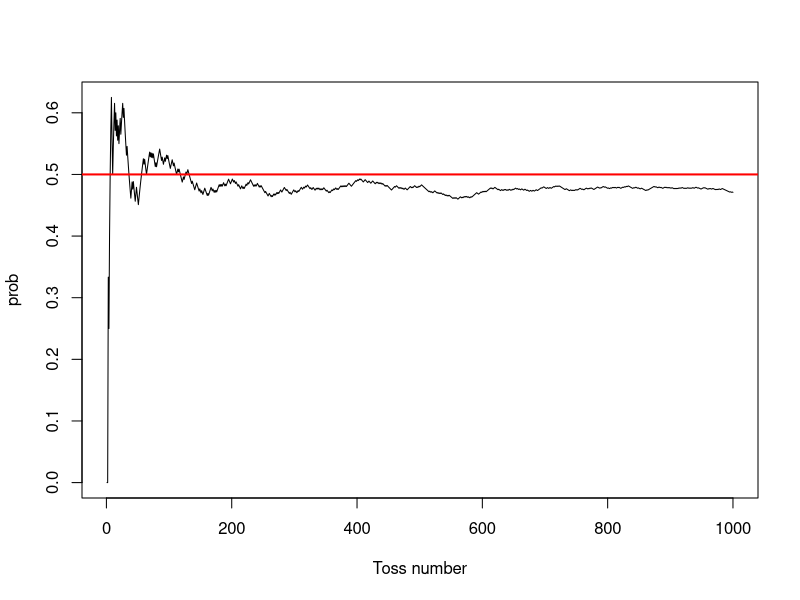

Reproduce this figure in R.
############ permutation #############################################
### Example chosing 4 items without replacement with order out of 12
prod(12:(12-3))
############ Combinations ############################################
### ICs example
paste0(round(choose(75,12)/choose(100,12),4)*100,"%")
############# Birthday Paradox #######################################
## The birthday problem
k <- 2 #class size = 2
prod(365:(365-k+1))/365^k #all different
1 - prod(365:(365-k+1))/365^k #at least 2 the same

k <- 10 #class size = 10
prod(365:(365-k+1))/365^k #all different
1 - prod(365:(365-k+1))/365^k #at least 10 the same

k <- 20 #class size = 20
prod(365:(365-k+1))/365^k #all different
1 - prod(365:(365-k+1))/365^k #at least 20 the same

k <- 30 #class size = 30
prod(365:(365-k+1))/365^k #all different
1 - prod(365:(365-k+1))/365^k #at least 30 the same

k <- 40 #class size = 40
prod(365:(365-k+1))/365^k #all different
1 - prod(365:(365-k+1))/365^k #at least 40 the same

############ Simulation ###########################################
## Simulating tossing a coin 20 times
s <- c("H","T")
n <- 20
set.seed(8)
Sn <- sample(s, size = n, replace = TRUE)
table(Sn)
prop.table(table(Sn))

## Increase the repetitions to 100
n <- 100
Sn <- sample(s, size = n, replace = TRUE)
table(Sn)
prop.table(table(Sn))

## increase the repetition to 1000
n <- 1000
Sn <- sample(s, size = n, replace = TRUE)
table(Sn)
prop.table(table(Sn))

## increase the repetition to 10000
n <- 100000
Sn <- sample(s, size = n, replace = TRUE)
table(Sn)
prop.table(table(Sn))

# with increased repetition, we approach the expected value 0.5

####### Visualisaing relative frequency approach for probability #########
#### Law of Large Numbers ################################################
tossCoin <- function(n, p=1/2) {
  
  # create a probability distribution, a vector of outcomes
  # the side we want (head or tail) is 1 and 0 otherwise
  # and their associated probabilities
  outcomes = c(0,1) # sample space
  probabilities = c(1-p,p)
  
  # create a random sample of n tosses
  tosses = sample(outcomes,n,replace=TRUE,prob=probabilities)
  
  # now create a cumulative mean vector
  cum_sum = cumsum(tosses)
  index = c(1:n)
  prob = cum_sum / index
  
  # now combine the index, tosses and prob vectors
  # into a data frame and return it
  return(data.frame(index,prob))
}

data <- tossCoin(1000,1/2)

plot(data$index, data$prob, type = "l",
     xlab = "Toss number", ylab = "prob")
abline(0.5,0, col = "red", lwd = 2)